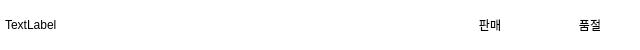
<?xml version="1.0" encoding="UTF-8"?>
<ui version="4.0">
 <class>Form</class>
 <widget class="QWidget" name="Form">
  <property name="geometry">
   <rect>
    <x>0</x>
    <y>0</y>
    <width>640</width>
    <height>50</height>
   </rect>
  </property>
  <property name="minimumSize">
   <size>
    <width>63</width>
    <height>50</height>
   </size>
  </property>
  <property name="maximumSize">
   <size>
    <width>640</width>
    <height>50</height>
   </size>
  </property>
  <property name="windowTitle">
   <string>Form</string>
  </property>
  <property name="styleSheet">
   <string notr="true">background: rgb(255, 255, 255);</string>
  </property>
  <layout class="QHBoxLayout" name="horizontalLayout">
   <property name="spacing">
    <number>0</number>
   </property>
   <property name="sizeConstraint">
    <enum>QLayout::SetMinimumSize</enum>
   </property>
   <property name="leftMargin">
    <number>0</number>
   </property>
   <property name="topMargin">
    <number>0</number>
   </property>
   <property name="rightMargin">
    <number>0</number>
   </property>
   <property name="bottomMargin">
    <number>0</number>
   </property>
   <item>
    <layout class="QHBoxLayout" name="horizontalLayout_2">
     <property name="spacing">
      <number>0</number>
     </property>
     <item>
      <widget class="QLabel" name="label_menu_name">
       <property name="sizePolicy">
        <sizepolicy hsizetype="Preferred" vsizetype="Preferred">
         <horstretch>4</horstretch>
         <verstretch>0</verstretch>
        </sizepolicy>
       </property>
       <property name="styleSheet">
        <string notr="true">padding-left: 1.5px;</string>
       </property>
       <property name="text">
        <string>TextLabel</string>
       </property>
      </widget>
     </item>
     <item>
      <widget class="QPushButton" name="btn_not_soldout">
       <property name="sizePolicy">
        <sizepolicy hsizetype="Minimum" vsizetype="Fixed">
         <horstretch>1</horstretch>
         <verstretch>0</verstretch>
        </sizepolicy>
       </property>
       <property name="maximumSize">
        <size>
         <width>100</width>
         <height>35</height>
        </size>
       </property>
       <property name="styleSheet">
        <string notr="true">
border-radius:10px;</string>
       </property>
       <property name="text">
        <string>판매</string>
       </property>
      </widget>
     </item>
     <item>
      <widget class="QPushButton" name="btn_soldout">
       <property name="sizePolicy">
        <sizepolicy hsizetype="Minimum" vsizetype="Fixed">
         <horstretch>1</horstretch>
         <verstretch>0</verstretch>
        </sizepolicy>
       </property>
       <property name="maximumSize">
        <size>
         <width>100</width>
         <height>35</height>
        </size>
       </property>
       <property name="styleSheet">
        <string notr="true">
border-radius:10px;
</string>
       </property>
       <property name="text">
        <string>품절</string>
       </property>
      </widget>
     </item>
    </layout>
   </item>
  </layout>
 </widget>
 <resources/>
 <connections/>
</ui>
